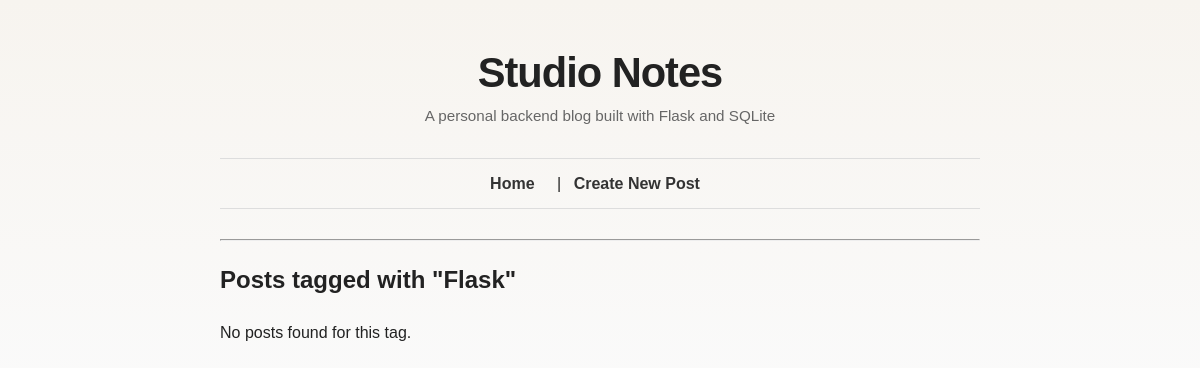
Before: /tags/Flask with the older database file.
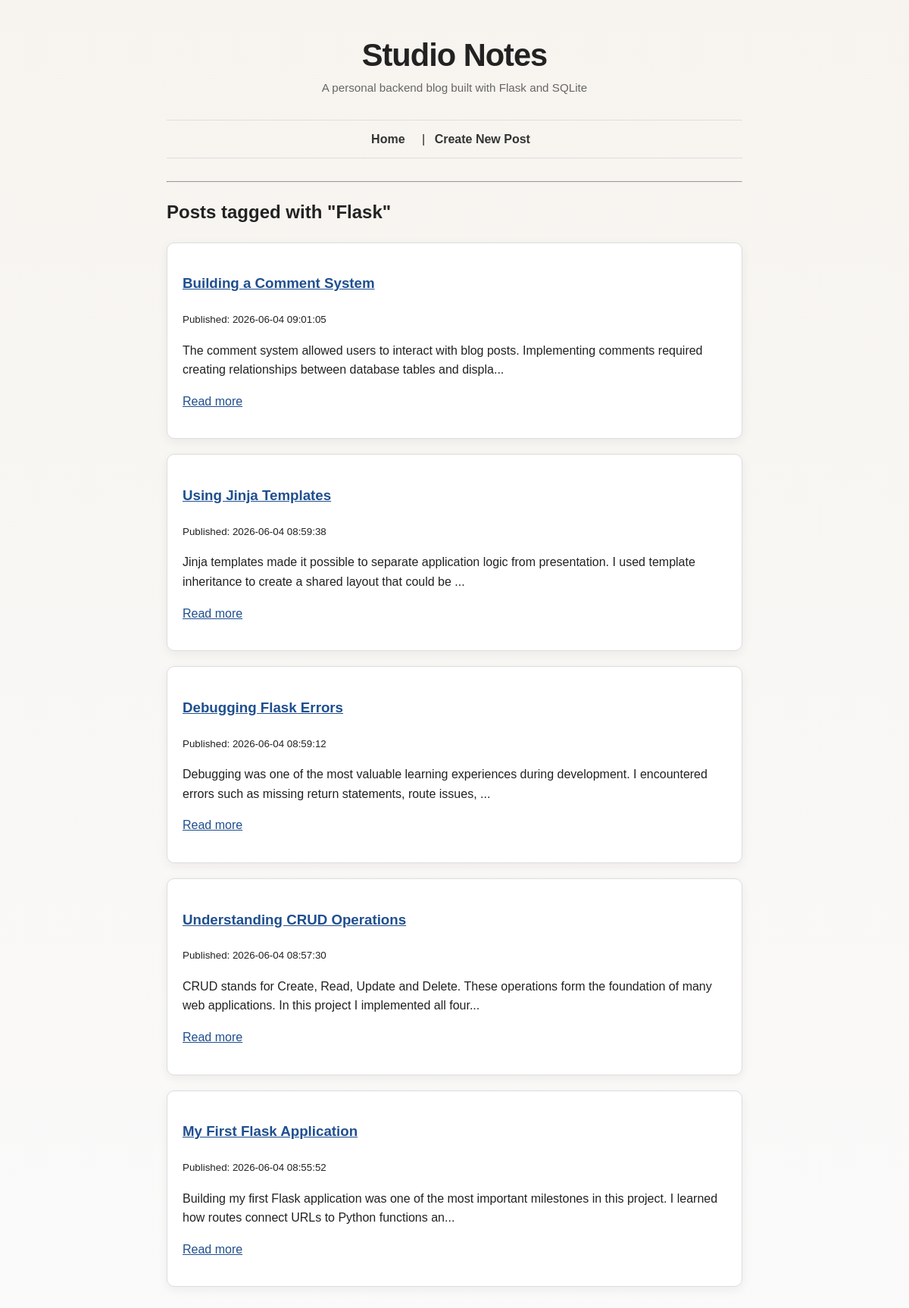
After: the same page with the newer database file.
### tables this page shows
CREATE TABLE posts (
    id INTEGER PRIMARY KEY AUTOINCREMENT,
    title TEXT NOT NULL,
    body TEXT NOT NULL,
    created_at TEXT NOT NULL DEFAULT CURRENT_TIMESTAMP,
    updated_at TEXT
);

### app.py (the view)
@app.route("/tags/<tag_name>")
def posts_by_tag(tag_name):
    posts = database.get_posts_by_tag(tag_name)
    return render_template("tag.html", posts=posts, tag_name=tag_name)

### database.py (called while the page is built)
def get_db_connection():
    connection = sqlite3.connect(DATABASE)
    connection.row_factory = sqlite3.Row
    return connection

def get_posts_by_tag(tag_name):
    connection = get_db_connection()
    posts = connection.execute(
        """
        SELECT posts.*
        FROM posts
        JOIN post_tags ON posts.id = post_tags.post_id
        JOIN tags ON tags.id = post_tags.tag_id
        WHERE tags.name = ?
        ORDER BY posts.created_at DESC
        """,
        (tag_name,)
    ).fetchall()
    connection.close()
    return posts

### templates/tag.html
{% extends "layout.html" %}
{% block content %}
<h2>Posts tagged with "{{ tag_name }}"</h2>
{% if posts %}
    {% for post in posts %}
        <article>
            <h3>
                <a href="/posts/{{ post.id }}">{{ post.title }}</a>
            </h3>
            <p><small>Published: {{ post.created_at }}</small></p>
            <p>{{ post.body[:150] }}...</p>
            <p>
                <a href="/posts/{{ post.id }}">Read more</a>
            </p>
        </article>
    {% endfor %}
{% else %}
    <p>No posts found for this tag.</p>
{% endif %}
{% endblock %}

Changed rows visible on the page:
added posts: title "Building a Comment System", created_at "2026-06-04 09:01:05", body "The comment system allowed users to interact with blog posts. Implementing comments required creating relationships between database tables and displa"
added posts: title "Using Jinja Templates", created_at "2026-06-04 08:59:38", body "Jinja templates made it possible to separate application logic from presentation. I used template inheritance to create a shared layout that could be"
added posts: title "Debugging Flask Errors", created_at "2026-06-04 08:59:12", body "Debugging was one of the most valuable learning experiences during development. I encountered errors such as missing return statements, route issues,"
added posts: title "Understanding CRUD Operations", created_at "2026-06-04 08:57:30", body "CRUD stands for Create, Read, Update and Delete. These operations form the foundation of many web applications. In this project I implemented all four"
added posts: title "My First Flask Application", created_at "2026-06-04 08:55:52", body "Building my first Flask application was one of the most important milestones in this project. I learned how routes connect URLs to Python functions an"
Other visible differences:
text no longer shown: "No posts found for this tag."
